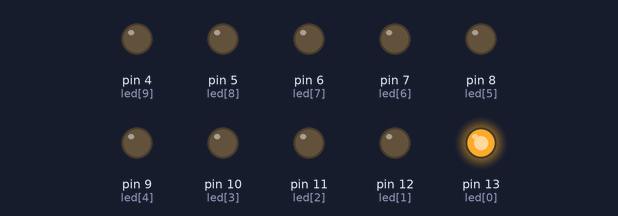
Bench run of a sketch on a simulated Arduino Uno, built with avr-gcc and run on an emulated ATmega328P. On the bench: output pins drawn as LEDs (lit = HIGH).

Above: at 0.02 s.
At 1.27 s:
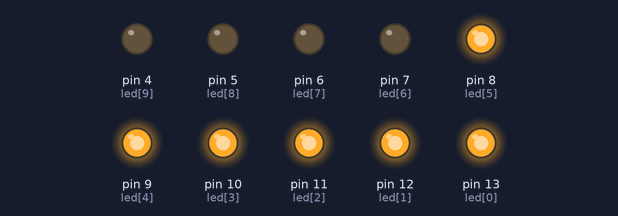
At 2.57 s:
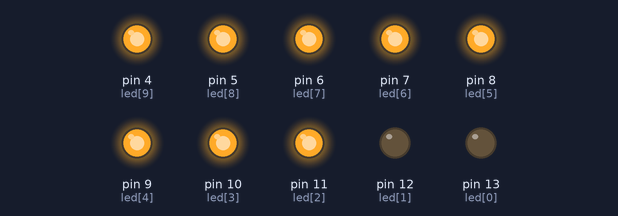
At 5.17 s:
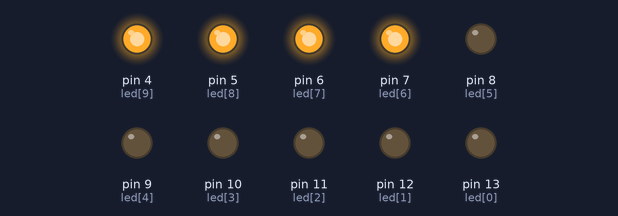
At 7.72 s:
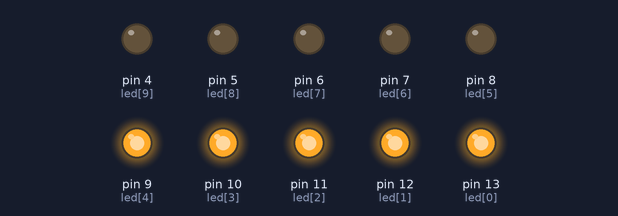
At 10.32 s:
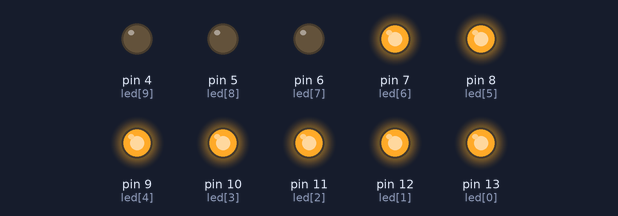
Timing chart, 0 to 10.6 s (numbered marks = the images above):
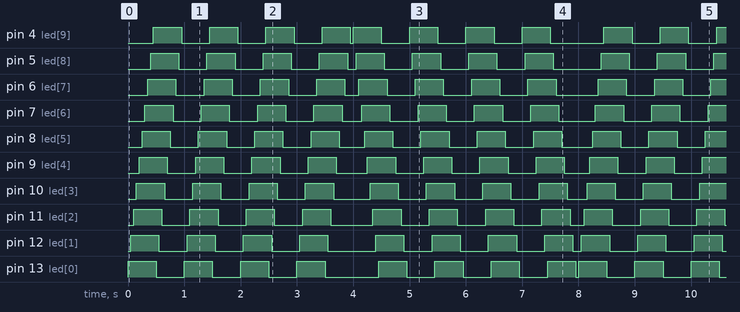

Measured:
- by itself, pin 8 (led[5]), pin 9 (led[4]): alternates HIGH for 0.50 s and LOW for 0.50 s
- by itself, pin 4 (led[9]): repeats every 8.0 s: 3 × (LOW 0.50 s, HIGH 0.50 s), LOW 0.05 s, 3 × (HIGH 0.50 s, LOW 0.50 s), HIGH 0.50 s, LOW 0.95 s, HIGH 0.50 s
- by itself, pin 5 (led[8]): repeats every 8.0 s: 3 × (LOW 0.50 s, HIGH 0.50 s), LOW 0.15 s, 3 × (HIGH 0.50 s, LOW 0.50 s), HIGH 0.50 s, LOW 0.85 s, HIGH 0.50 s

The sketch:

sketch_nov30f.ino
```cpp
int led[10]={13, 12, 11, 10, 9, 8, 7, 6, 5, 4};

void setup() {
  // put your setup code here, to run once:
  for (int i=0; i<10;i++){
    pinMode(led[i], OUTPUT);
  }
}

void loop() {
  // put your main code here, to run repeatedly:
    for( int i=0;i<4;i++){
      for (int j=0;j<10;j++){
        digitalWrite(led[j], HIGH);
        delay(50);
      }
      for (int j=0;j<10;j++){
        digitalWrite(led[j], LOW);
        delay(50);
    }
  }
  for( int i=0;i<4;i++){
      for (int j=9;j>=0;j--){
        digitalWrite(led[j], HIGH);
        delay(50);
      }
      for (int j=9;j>=0;j--){
        digitalWrite(led[j], LOW);
        delay(50);
    }
  }
}
```
